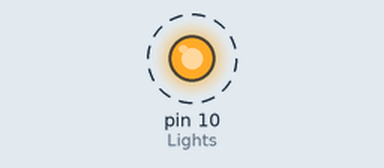
The sketch below on a simulated Arduino Uno, built with avr-gcc and run on an emulated ATmega328P. Parts: output pins drawn as LEDs (lit = HIGH). Dashed ring = blinking.

Above: at 0.15 s.
Timing chart, 0 to 3.0 s (numbered marks = the images above):
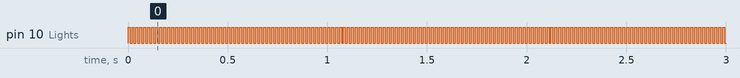

The sketch:

LED_Relay_BS.ino
```cpp
void setup()
{
pinMode(10,OUTPUT); //Lights(connected to relay signal pin)
}

void loop()
{
digitalWrite(10, HIGH);  // LED on

// you change this to any value to change the timeout
// i.e. time after which it will turn off/on
// try changing it to 30
delay(10);
digitalWrite(10, LOW);  // LED off
delay(10);
}
```

Measured:
- by itself, pin 10 (Lights): alternates HIGH for 0.01 s and LOW for 0.01 s
